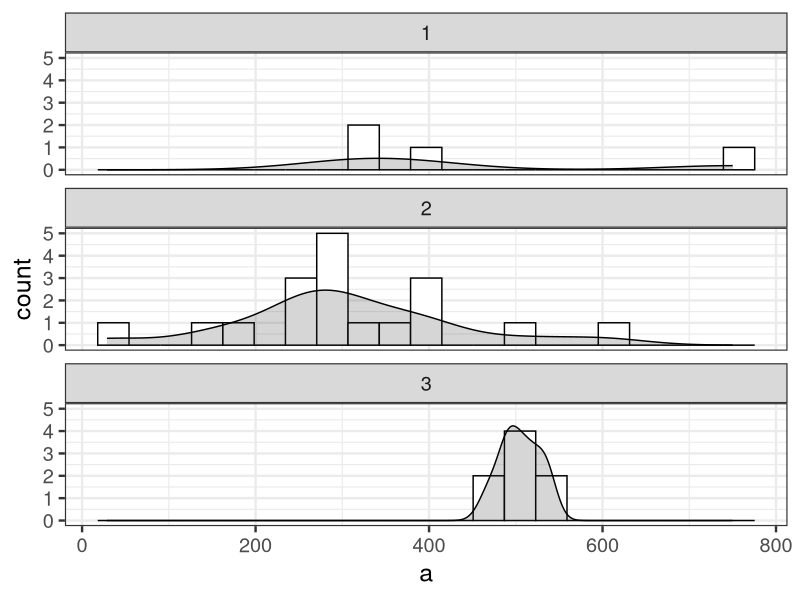
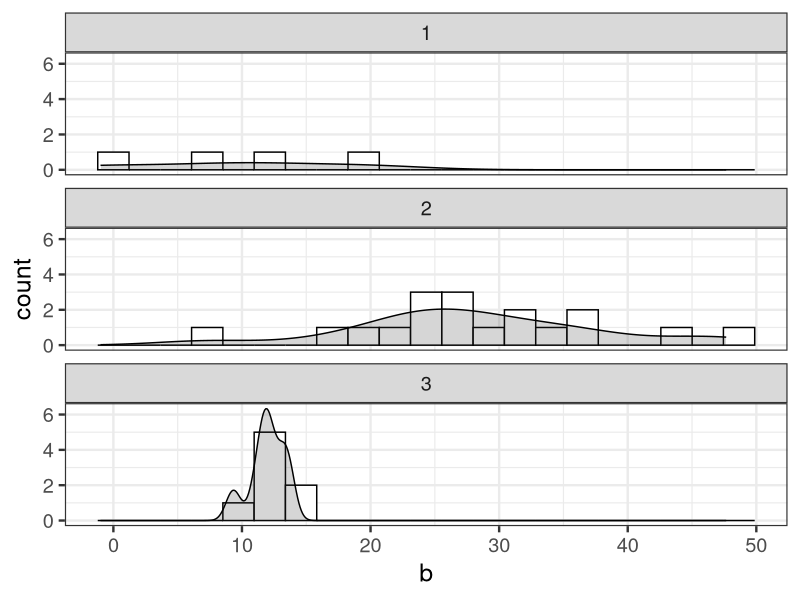

Write R code to recreate these figures, in order.
library(ggplot2)

d <- read.csv('input/data-salary-3.txt')
KIDGID <- unique(d[,3:4])

N <- nrow(d)
K <- 30
G <- 3
coefs <- as.data.frame(t(sapply(1:K, function(k) {
  d_sub <- subset(d, KID==k)
  coef(lm(Y ~ X, data=d_sub))
})))
colnames(coefs) <- c('a', 'b')
d_plot <- data.frame(coefs, KIDGID)


bw <- diff(range(d_plot$a))/20
p <- ggplot(data=d_plot, aes(x=a)) +
  theme_bw(base_size=18) +
  facet_wrap(~GID, nrow=3) +
  geom_histogram(binwidth=bw, color='black', fill='white') +
  geom_density(eval(bquote(aes(y=..count..*.(bw)))), alpha=0.2, color='black', fill='gray20') +
  labs(x='a', y='count')
ggsave(file='output/fig8-6-left.png', plot=p, dpi=300, w=4, h=6)


bw <- diff(range(d_plot$b))/20
p <- ggplot(data=d_plot, aes(x=b)) +
  theme_bw(base_size=18) +
  facet_wrap(~GID, nrow=3) +
  geom_histogram(binwidth=bw, color='black', fill='white') +
  geom_density(eval(bquote(aes(y=..count..*.(bw)))), alpha=0.2, color='black', fill='gray20') +
  labs(x='b', y='count')
ggsave(file='output/fig8-6-right.png', plot=p, dpi=300, w=4, h=6)
